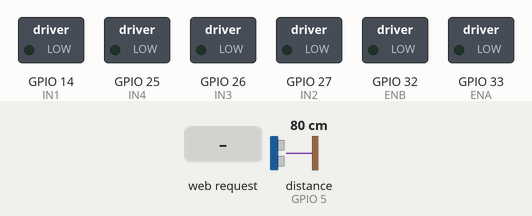
This sketch was run on a simulated ESP32. Parts: switched loads named in the sketch (green lamp = pin HIGH). The inputs (shaded band) are chosen by the test bench; at power-on: distance to the obstacle (sensor on GPIO 5) 80 cm. The echo pulse lasts 58.3 µs per cm; pins used as bus, display or sensor lines are not drawn; what the sketch prints to the serial monitor is not drawn.

Above: at 1.2 s.
1.3 s: HTTP request GET /cmd?c=F received
At 1.6 s:
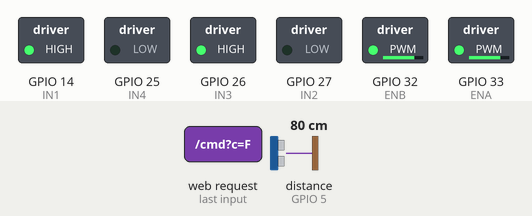
3.3 s: HTTP request GET /cmd?c=B received
At 3.7 s:
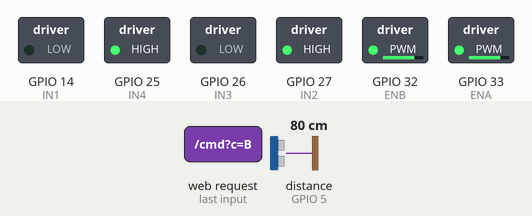
5.3 s: HTTP request GET /cmd?c=L received
At 5.7 s:
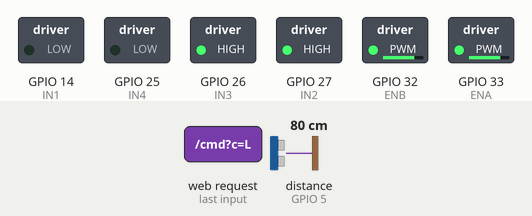
7.3 s: HTTP request GET /cmd?c=R received
At 7.7 s:
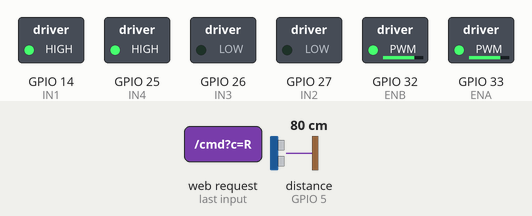
9.3 s: HTTP request GET /auto?c=1&v=1&on=1 received
At 10.3 s:
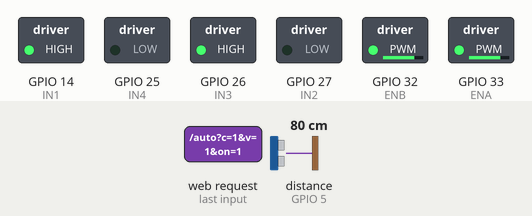
10.8 s: HTTP request GET /speed received
At 11.6 s:
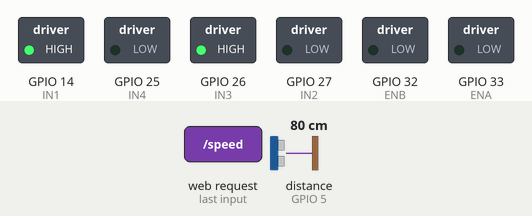
Timing chart, 0 to 13.3 s (numbered marks = the images above; inputs shaded):
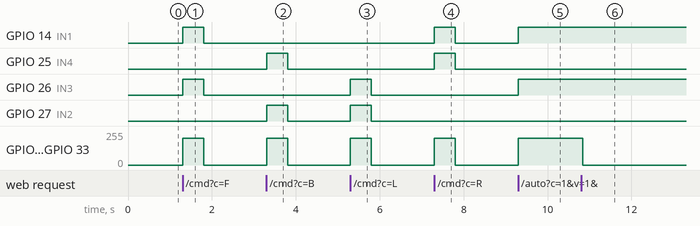

The sketch:

ch05_wifi_robot_web.ino
```cpp
#include <WiFi.h>
#include <WebServer.h>

const char* AP_SSID = "ESP32_Car";
const char* AP_PASS = "change-me-123";     // at least 8 characters: change it!

const int IN1 = 14, IN2 = 27;   // left motor  (L298N OUT1/OUT2)
const int IN3 = 26, IN4 = 25;   // right motor (L298N OUT3/OUT4)
const int ENA = 33, ENB = 32;   // speed (PWM); remove the ENA/ENB jumpers
const int TRIG = 4, ECHO = 5;   // HC-SR04P (3.3 V version)
const int SAFE_CM = 20;

WebServer server(80);
int speedPWM = 200;             // 0..255, set by the slider
unsigned long lastCmd = 0;      // failsafe: stop if commands stop coming
bool autoMode = false;

enum State { FWD, BACK, TURN };
State st = FWD;
unsigned long stT = 0, lastPing = 0;
bool turnRight = true;

void motors(int left, int right) {          // each: 1 forward, 0 stop, -1 back
  digitalWrite(IN1, left > 0);  digitalWrite(IN2, left < 0);
  digitalWrite(IN3, right > 0); digitalWrite(IN4, right < 0);
  ledcWrite(ENA, left  ? speedPWM : 0);
  ledcWrite(ENB, right ? speedPWM : 0);
}

float readCm() {
  digitalWrite(TRIG, LOW);  delayMicroseconds(2);
  digitalWrite(TRIG, HIGH); delayMicroseconds(10);
  digitalWrite(TRIG, LOW);
  unsigned long t = pulseIn(ECHO, HIGH, 30000);
  return (t == 0) ? 400 : t / 58.0;
}

const char PAGE[] PROGMEM = R"rawliteral(
<!DOCTYPE html><html><head><meta name="viewport" content="width=device-width,initial-scale=1">
<style>body{font-family:sans-serif;text-align:center;background:#222;color:#eee}
button{width:28%;height:70px;font-size:22px;margin:4px;border-radius:12px}</style>
</head><body><h2>ESP32 Car</h2>
<button data-c="F">&#9650;</button><br>
<button data-c="L">&#9664;</button><button onclick="go('S')">STOP</button><button data-c="R">&#9654;</button><br>
<button data-c="B">&#9660;</button>
<p>Speed: <span id="v">200</span></p>
<input type="range" min="100" max="255" value="200" style="width:80%"
 oninput="v.innerText=this.value" onchange="fetch('/speed?v='+this.value)">
<p><button onclick="fetch('/auto?on=1')">Auto ON</button>
<button onclick="fetch('/auto?on=0')">Auto OFF</button></p>
<script>
let t; function go(c){ fetch('/cmd?c='+c); }
document.querySelectorAll('button[data-c]').forEach(b => {
  b.onpointerdown = () => { go(b.dataset.c); clearInterval(t);
                            t = setInterval(() => go(b.dataset.c), 200); };
  b.onpointerup = b.onpointerleave = () => { clearInterval(t); go('S'); };
});
</script></body></html>)rawliteral";

void handleCmd() {
  if (!autoMode) {
    String c = server.arg("c");
    if      (c == "F") motors(1, 1);
    else if (c == "B") motors(-1, -1);
    else if (c == "L") motors(-1, 1);
    else if (c == "R") motors(1, -1);
    else               motors(0, 0);
    lastCmd = millis();
  }
  server.send(200, "text/plain", "ok");
}

void autoStep(unsigned long now) {          // obstacle avoidance without delay
  switch (st) {
    case FWD:
      if (now - lastPing > 60) {
        lastPing = now;
        if (readCm() < SAFE_CM) { motors(-1, -1); st = BACK; stT = now; }
        else motors(1, 1);
      }
      break;
    case BACK:
      if (now - stT > 600) {
        if (turnRight) motors(1, -1); else motors(-1, 1);
        st = TURN; stT = now;
      }
      break;
    case TURN:
      if (now - stT > 700) { turnRight = !turnRight; motors(0, 0); st = FWD; }
      break;
  }
}

void setup() {
  int outs[] = {IN1, IN2, IN3, IN4, TRIG};
  for (int p : outs) pinMode(p, OUTPUT);
  pinMode(ECHO, INPUT);
  ledcAttach(ENA, 20000, 8);                 // 20 kHz, 8 bit (ESP32 core 3)
  ledcAttach(ENB, 20000, 8);
  motors(0, 0);
  Serial.begin(115200);

  WiFi.softAP(AP_SSID, AP_PASS);
  Serial.println(WiFi.softAPIP());           // 192.168.4.1
  server.on("/", []() { server.send(200, "text/html", PAGE); });
  server.on("/cmd", handleCmd);
  server.on("/speed", []() {
    speedPWM = constrain(server.arg("v").toInt(), 0, 255);
    server.send(200, "text/plain", "ok");
  });
  server.on("/auto", []() {
    autoMode = server.arg("on") == "1";
    motors(0, 0); st = FWD; lastCmd = millis();
    server.send(200, "text/plain", "ok");
  });
  server.begin();
}

void loop() {
  server.handleClient();
  unsigned long now = millis();
  if (autoMode) autoStep(now);
  else if (now - lastCmd > 500) motors(0, 0);   // failsafe
  delay(2);
}
```

Measured:
- after the input at 1.3 s, GPIO 14 (IN1), GPIO 26 (IN3): LOW → HIGH at once, → LOW 0.50 s later; GPIO 32 (ENB), GPIO 33 (ENA): 0/255 → 199/255 at once, → 0/255 0.50 s later
- after the input at 3.3 s, GPIO 25 (IN4), GPIO 27 (IN2): LOW → HIGH at once, → LOW 0.50 s later; GPIO 32 (ENB), GPIO 33 (ENA): 0/255 → 199/255 at once, → 0/255 0.50 s later
- after the input at 5.3 s, GPIO 26 (IN3), GPIO 27 (IN2): LOW → HIGH at once, → LOW 0.50 s later; GPIO 32 (ENB), GPIO 33 (ENA): 0/255 → 199/255 at once, → 0/255 0.50 s later
- after the input at 7.3 s, GPIO 14 (IN1), GPIO 25 (IN4): LOW → HIGH at once, → LOW 0.50 s later; GPIO 32 (ENB), GPIO 33 (ENA): 0/255 → 199/255 at once, → 0/255 0.50 s later
- after the input at 9.3 s, GPIO 14 (IN1), GPIO 26 (IN3): LOW → HIGH at once; GPIO 32 (ENB), GPIO 33 (ENA): 0/255 → 199/255 at once
- after the input at 10.8 s, GPIO 32 (ENB), GPIO 33 (ENA): 199/255 → 0/255 at once
